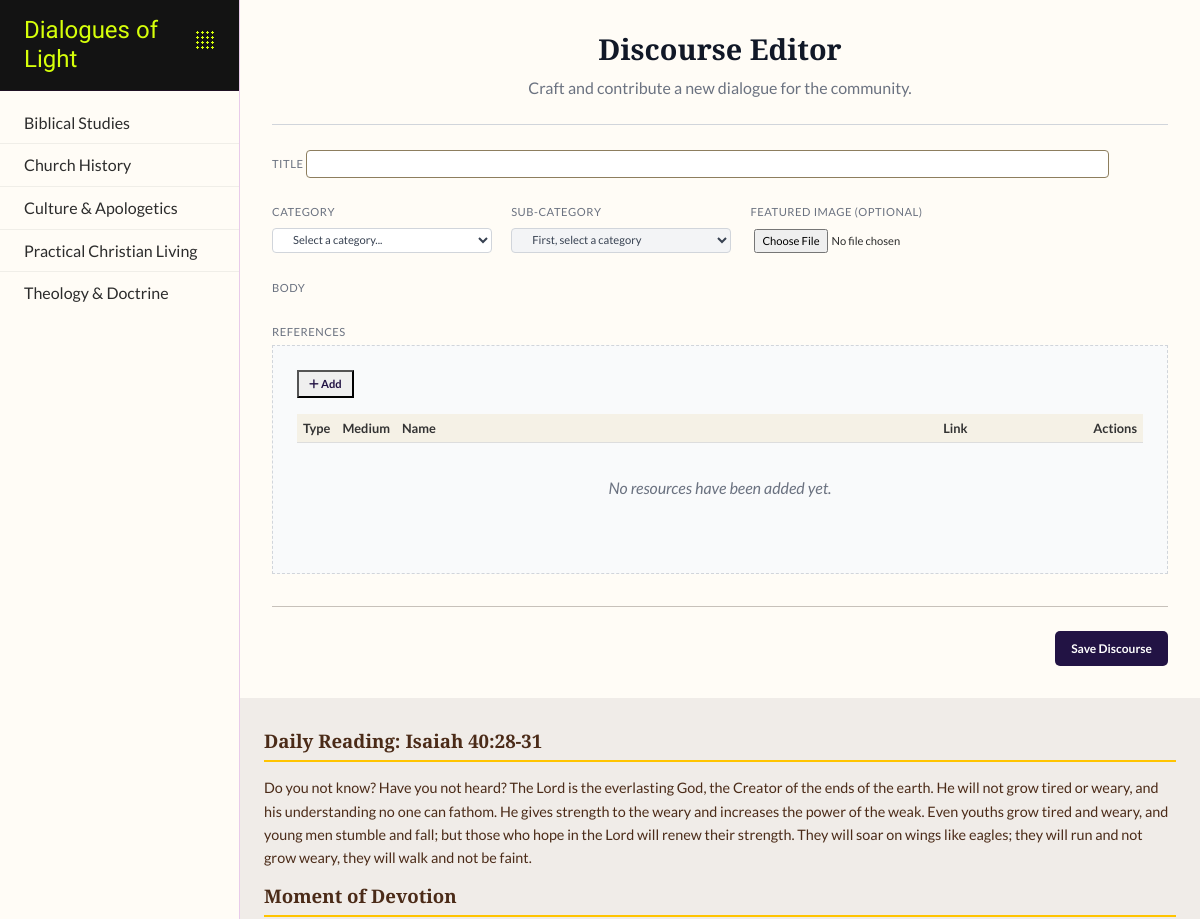
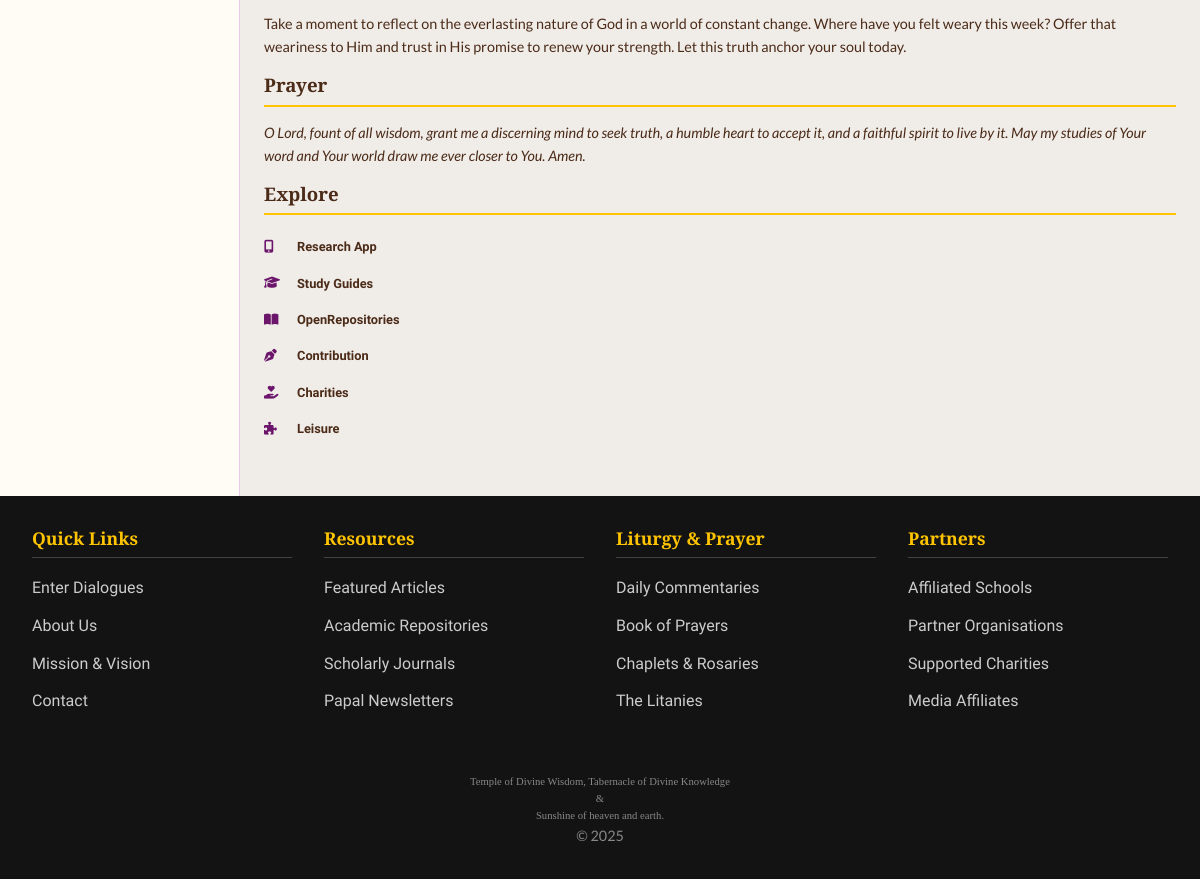
/discourse/new (signed in), run on the app's committed database (2 pictures, top to bottom).
### app/dol_db/models.py (models this page shows, shortened)
class Category(db.Model):
    __tablename__ = 'categories'
    id = db.Column(db.Integer, primary_key=True)
    name = db.Column(db.String(100), unique=True, nullable=False)
    subcategories = db.relationship('SubCategory', back_populates='category', lazy=True, cascade="all, delete-orphan")

### app/dol_discourse/disc_routes.py (the view)
@discourse_bp.route('/new', methods=['GET'])
@login_required
def new_discourse_editor():
    all_categories = Category.query.order_by(Category.name).all()
    return render_template('discourse.html', categories=all_categories, discourse=None)

### app/dol_db/models.py (called while the page is built)
    def has_role(self, role_name):
        return any(role.name.value == role_name for role in self.roles)

### app/dol_discourse/disc_routes.py (called while the page is built)
@discourse_bp.app_context_processor
def inject_enums_for_discourse_templates():
    def get_resource_types():
        return list(ResourceType)
    def get_resource_mediums():
        return list(ResourceMedium)
    return dict(
        get_resource_types=get_resource_types,
        get_resource_mediums=get_resource_mediums
    )

### app/routes.py (called while the page is built)
@bp.app_context_processor
def inject_now():
    return {'now': datetime.utcnow}

### app/dol_discourse/templates/discourse/discourse.html (shortened to what this page needs)
{% extends "layout.html" %}
{% block head_extensions %}
    <link rel="stylesheet" href="{{ url_for('discourse.static', filename='discourse.css') }}">
    <link href="https://cdn.jsdelivr.net/npm/quill@2.0.3/dist/quill.snow.css" rel="stylesheet">
{% endblock %}
{% block content %}
<div class="editor-container-full-width">
    <div class="editor-header">
        <h3>{% if discourse %}Edit Discourse{% else %}Discourse Editor{% endif %}</h3>
        <p>{% if discourse %}Amend the details of this dialogue.{% else %}Craft and contribute a new dialogue for the community.{% endif %}</p>
    </div>
    <form id="discourse-editor-form"
          >
        <div class="metadata-row">
            <div class="form-group-sm form-col-12">
                <label for="discourse-title-input">Title</label>
                <input type="text" id="discourse-title-input" name="title" required value="{{ discourse.title if discourse else '' }}">
            </div>
            <div class="form-group-sm form-col-2">
                <label for="discourse-category-select">Category</label>
                <select id="discourse-category-select" name="category" required>
                    <option value="" disabled selected>Select a category...</option>
                </select>
            </div>
            <div class="form-group-sm form-col-2">
                <label for="discourse-subcategory-select">Sub-Category</label>
                <select id="discourse-subcategory-select" name="subcategory_id" required disabled>
                    <option value="">First, select a category</option>
                </select>
            </div>
            <div class="form-group-sm form-col-2">
                <label for="featured-image-input">Featured Image (Optional)</label>
                <input type="file" id="featured-image-input" name="featured_image" accept="image/jpeg, image/png, image/webp">
            </div>
        </div>
        <div class="form-group-sm">
            <label for="editor-target-div">Body</label>
        </div>
        {% if current_user.is_authenticated and (current_user.has_role('Admin') or current_user.has_role('Editor') or current_user.has_role('Writer')) %}
         <div class="form-group-sm">
        <label for="editor-target-div">References</label>
            <div class="resources-staging-area">
                <div class="section-header-with-button">
                    <button type="button" class="btn-add-resource" data-modal-target="add-resource-modal">
                        <i class="fas fa-plus"></i> Add
                    </button>
                </div>
                <div class="resources-table-container">
                    <table id="resources-table">
                        <thead>
                            <tr>
                                <th>Type</th>
                                <th>Medium</th>
                                <th>Name</th>
                                <th>Link</th>
                                <th>Actions</th>
                            </tr>
                        </thead>
                    </table>
                    <p id="no-resources-message">No resources have been added yet.</p>
                </div>
            </div>
        </div>
        {% else %}
            <p class="form-warning">You must be logged in as an Admin, Editor, or Writer to add resources.</p>
        {% endif %}
        <div class="form-footer">
            <button type="submit" class="btn-submit">{% if discourse %}Update Discourse{% else %}Save Discourse{% endif %}</button>
        </div>
    </form>
</div>
{% endblock %}

### app/templates/layout.html (shortened to what this page needs)
<!DOCTYPE html>
<html lang="en">
<head>
    <link rel="stylesheet" href="https://cdnjs.cloudflare.com/ajax/libs/font-awesome/6.4.0/css/all.min.css">
    <link rel="stylesheet" href="{{ url_for('static', filename='css/bootstrap.min.css') }}">
    <link rel="stylesheet" href="{{ url_for('static', filename='css/bootstrap-icons.css') }}">
    <link rel="stylesheet" href="{{ url_for('static', filename='css/style.css') }}">
    {% block head_extensions %}{% endblock %}
</head>
<body>
    <div class="site-grid">
        <nav class="main-nav " id="main-nav">
            <div class="logo-dropdown" >
                <div class="logo">
                    <a href="{{ url_for('main.splash') }}">
                        <h1>Dialogues of Light</h1>
                    </a>
                </div>
                <div class="header-accent-dots" id="logo-dropdown-trigger"></div>
            </div>
            <ul>
                {% for category in sidebar_data %}
                <li>
                    <a href="#" class="main-topic-link" data-topic-id="{{ category.id }}">
                        <span>{{ category.name }}</span>
                    </a>
                </li>
                {% endfor %}
            </ul>
        </nav>
        <main class="main-content">
            {% block content %}{% endblock %}
        </main>
        <aside class="right-sidebar">
            <div class="daily-content">
                <section id="daily-reading">
                    <h4>{{ daily_data.get('reading', {}).get('title', 'Daily Reading') }}</h4>
                    <p>{{ daily_data.get('reading', {}).get('body', 'Content unavailable.') }}</p>
                </section>
                <section id="daily-devotion">
                    <h4>{{ daily_data.get('devotion', {}).get('title', 'Moment of Devotion') }}</h4>
                    <p>{{ daily_data.get('devotion', {}).get('body', 'Content unavailable.') }}</p>
                </section>
                <section id="daily-prayer">
                    <h4>{{ daily_data.get('prayer', {}).get('title', 'Prayer') }}</h4>
                    <p><em>{{ daily_data.get('prayer', {}).get('body', 'Content unavailable.') }}</em></p>
                </section>
            </div>
            <div class="sidebar-links">
                <h4>Explore</h4>
                <ul>
                    <li><a href="#"><i class="fas fa-mobile-alt"></i> Research App</a></li>
                    <li><a href="#"><i class="fas fa-graduation-cap"></i> Study Guides</a></li>
                    <li><a href="#"><i class="fas fa-book-open"></i> OpenRepositories</a></li>
                    <li><a href="#"><i class="fas fa-pen-nib"></i> Contribution</a></li>
                    <li><a href="#"><i class="fas fa-hand-holding-heart"></i> Charities</a></li>
                    <li><a href="#"><i class="fas fa-puzzle-piece"></i> Leisure</a></li>
                </ul>
            </div>
        </aside>
    </div>
    <footer class="site-footer">
        <div class="footer-container">
            <div class="footer-column">
                <h4>Quick Links</h4>
                <ul>
                    <li><a href="{{ url_for('discourse.dialogues') }}">Enter Dialogues</a></li>
                    <li><a href="#">About Us</a></li>
                    <li><a href="#">Mission & Vision</a></li>
                    <li><a href="#">Contact</a></li>
                </ul>
            </div>
            <div class="footer-column">
                <h4>Resources</h4>
                <ul>
                    <li><a href="#">Featured Articles</a></li>
                    <li><a href="#">Academic Repositories</a></li>
                    <li><a href="#">Scholarly Journals</a></li>
                    <li><a href="#">Papal Newsletters</a></li>
                </ul>
            </div>
            <div class="footer-column">
                <h4>Liturgy & Prayer</h4>
                <ul>
                    <li><a href="#">Daily Commentaries</a></li>
                    <li><a href="#">Book of Prayers</a></li>
                    <li><a href="#">Chaplets & Rosaries</a></li>
                    <li><a href="#">The Litanies</a></li>
                </ul>
            </div>
            <div class="footer-column">
                <h4>Partners</h4>
                <ul>
                    <li><a href="#">Affiliated Schools</a></li>
                    <li><a href="#">Partner Organisations</a></li>
                    <li><a href="#">Supported Charities</a></li>
                    <li><a href="#">Media Affiliates</a></li>
                </ul>
            </div>
        </div>
        <div class="footer-bottom">
            <p class="tight-p">Temple of Divine Wisdom, Tabernacle of Divine Knowledge</p>
            <p class="tight-p">&</p>
            <p class="tight-p">Sunshine of heaven and earth.</p>
            <p>© {{ now().year }} </p>
        </div>
    </footer>
</body>
</html>

### app/dol_discourse/static/discourse.css (style rules this page uses)
:root { --editor-primary: #8d7e5e; --editor-primary-dark: #eb9c25; --editor-primary-rgb: 59, 130, 246; --editor-bg: #ffffff; --editor-bg-soft: #f9fafb; --editor-bg-mute: #f3f4f6; --editor-text: #374151; --editor-heading: #111827; --editor-text-muted: #6b7280; --editor-border: #d1d5db; --editor-border-soft: #c7c1ba; --editor-success: #28a745; --editor-error: #dc3545; --accent-color: #f5bd04; --royal-violet: #6b156b; --deep-blue: #221344; --soft-pink: #f0ece8; --earth-brown: #4b2b18; --luminous-green: #d6ff0a; }
.editor-container-full-width { width: 100%; padding: 2rem; }
.editor-header { text-align: center; margin-bottom: 1.5rem; padding-bottom: 1.5rem; border-bottom: 1px solid var(--editor-border); }
.editor-header h3 { font-size: 1.8rem; color: var(--editor-heading); margin-bottom: 0.5rem; }
.editor-header p { font-size: 1rem; color: var(--editor-text-muted); max-width: 600px; margin: 0 auto; }
#discourse-editor-form { display: flex; flex-direction: column; gap: 1rem; }
.metadata-row { display: flex; flex-wrap: wrap; gap: 1.2rem; }
@media (min-width: 900px) { .metadata-row .form-col-2 { flex: 0 0 calc(25% - 0.25rem); } }
@media (min-width: 900px) { .metadata-row .form-col-12 { flex: 0 0 calc(100% - 0.25rem); } }
.form-group-sm input[type="file"] { padding: 0.25rem; font-size: 0.7rem; }
.form-group-sm label { font-size: 0.7rem; font-weight: 500; text-transform: uppercase; color: var(--editor-text-muted); margin-bottom: 0.25rem; letter-spacing: 0.5px; }
.form-group-sm input[type="text"] { width: 90%; padding: 0.25rem 1rem; font-size: 0.7rem; border: 1px solid var(--editor-primary); border-radius: 4px; background-color: var(--editor-bg); color: var(--editor-text); transition: border-color 0.2s, box-shadow 0.2s; }
.form-group-sm select { width: 100%; padding: 0.25rem 1rem; font-size: 0.7rem; border: 1px solid var(--editor-border); border-radius: 4px; background-color: var(--editor-bg); color: var(--editor-text); transition: border-color 0.2s, box-shadow 0.2s; }
.form-group-sm select[disabled] { background-color: var(--editor-bg-mute); cursor: not-allowed; }
.resources-staging-area { padding: 1.5rem; border: 1px dashed var(--editor-border); background-color: var(--editor-bg-soft); }
.section-header-with-button { display: flex; justify-content: space-between; align-items: center; margin-bottom: 1rem; }
.btn-add-resource { color: var(--deep-blue); padding: 3px 10px; cursor: pointer; font-size: 0.7rem; font-weight: bold; transition: all 0.2s ease; }
#resources-table { width: 100%; table-layout: auto; border-collapse: collapse; font-size: 0.8rem; }
#resources-table th, #resources-table td { padding: 4px 6px; margin: 0; vertical-align: middle; text-align: left; }
#resources-table thead { background-color: #f5f1e6; }
#resources-table thead th { font-weight: 600; color: #333; }
#resources-table th, #resources-table td { border-bottom: 1px solid #ddd; }
#resources-table th:nth-child(1), #resources-table th:nth-child(2), #resources-table th:nth-child(5), #resources-table td:nth-child(1), #resources-table td:nth-child(2), #resources-table td:nth-child(5) { width: 80px; white-space: nowrap; }
#resources-table th:nth-child(3), #resources-table td:nth-child(3) { width: 100%; }
#resources-table th:nth-child(4), #resources-table td:nth-child(4) { min-width: 150px; max-width: 250px; word-break: break-word; }
#no-resources-message { padding: 2rem; text-align: center; color: var(--editor-text-muted); font-style: italic; }
.form-footer { display: flex; justify-content: space-between; align-items: center; margin-top: 5px; padding-left: calc(33.33% + 15px); }
#discourse-editor-form .form-footer { display: flex; justify-content: space-between; align-items: center; padding-top: 1.5rem; border-top: 1px solid var(--editor-border-soft); margin-top: 1rem; }
.btn-submit { background-color: var(--deep-blue); color: white; padding: 0.5rem 1rem; border: none; border-radius: 5px; cursor: pointer; font-size: 0.75rem; font-weight: 600; transition: background-color 0.2s ease-in-out; }

### data on the page
Category: name "Biblical Studies"
Category: name "Church History"
Category: name "Culture & Apologetics"
Category: name "Practical Christian Living"
Category: name "Theology & Doctrine"

### other printed values
{{ daily_data.get('reading', {}).get('title', 'Daily Reading') }} "Daily Reading: Isaiah 40:28-31"
{{ daily_data.get('devotion', {}).get('title', 'Moment of Devotion') }} "Moment of Devotion"
{{ daily_data.get('prayer', {}).get('title', 'Prayer') }} "Prayer"
